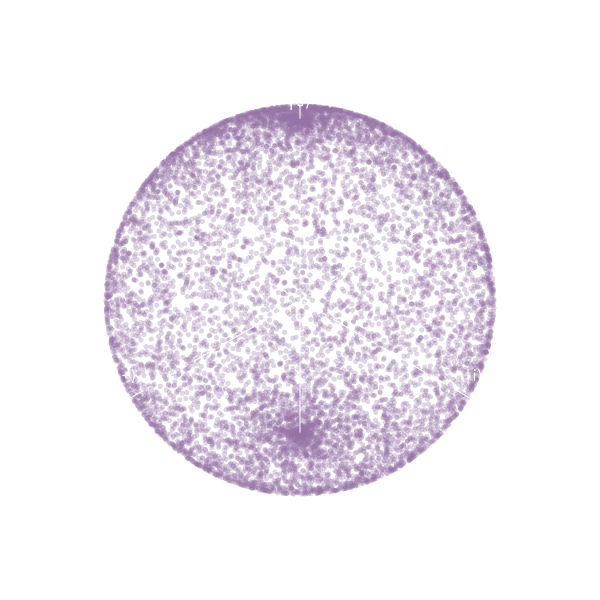

Notebook code for this chart:
### Code cell
plot_bloch_sphere(not_haar_bloch_vectors,'dark')

### Figure 1 — Plotly figure (JSON) as saved in the notebook; plotly's stock layout.template omitted (floating-point values rounded to 4 significant figures; data arrays with more than 128 entries replaced by an {"elided": "..."} marker saying what was removed)
{"data": [{"line": {"color": "#FFFFFF", "width": 2}, "mode": "lines", "showlegend": false, "type": "scatter3d", "x": [-1.5, 1.5], "y": [0, 0], "z": [0, 0]}, {"line": {"color": "#FFFFFF", "width": 2}, "mode": "lines", "showlegend": false, "type": "scatter3d", "x": [0, 0], "y": [-1.5, 1.5], "z": [0, 0]}, {"line": {"color": "#FFFFFF", "width": 2}, "mode": "lines", "showlegend": false, "type": "scatter3d", "x": [0, 0], "y": [0, 0], "z": [-1.5, 1.5]}, {"mode": "text", "showlegend": false, "text": ["|0⟩", "|1⟩", "|+⟩", "|–⟩", "|i⟩", "|-i⟩"], "textfont": {"color": "#FFFFFF", "size": 16}, "type": "scatter3d", "x": [0.05, 0.05, 1.1, -1.1, 0, 0], "y": [0.05, 0.05, 0, 0, 1.1, -1.1], "z": [1, -1.2, 0, 0, 0, 0]}, {"marker": {"color": "#9673A6", "opacity": 0.3, "size": 3}, "mode": "markers", "showlegend": false, "type": "scatter3d", "x": {"elided": "10000 float values"}, "y": {"elided": "10000 float values"}, "z": {"elided": "10000 float values"}}], "layout": {"height": 600, "margin": {"b": 0, "l": 0, "r": 0, "t": 0}, "paper_bgcolor": "rgba(0,0,0,0)", "plot_bgcolor": "rgba(0,0,0,0)", "scene": {"bgcolor": "rgba(0,0,0,0)", "camera": {"eye": {"x": 0.7, "y": 0.7, "z": 0.7}}, "xaxis": {"showbackground": false, "showgrid": false, "showticklabels": false, "title": {"text": ""}, "zeroline": false}, "yaxis": {"showbackground": false, "showgrid": false, "showticklabels": false, "title": {"text": ""}, "zeroline": false}, "zaxis": {"showbackground": false, "showgrid": false, "showticklabels": false, "title": {"text": ""}, "zeroline": false}}, "width": 600}}
